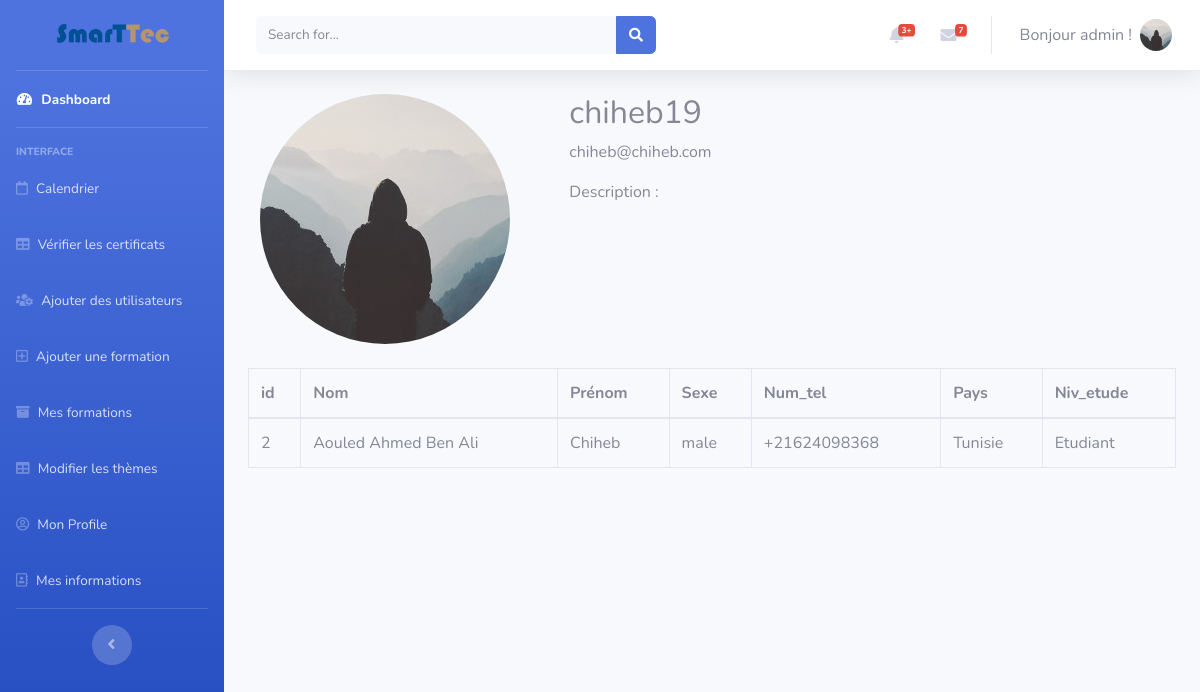
Page /profile/2 (signed in) on the committed database.
### flaskblog/models.py (models this page shows, shortened)
class User(db.Model, UserMixin):
    id = db.Column(db.Integer, primary_key=True)
    username = db.Column(db.String(20), unique=True, nullable=False)
    email = db.Column(db.String(120), unique=True, nullable=False)
    image_file = db.Column(db.String(20), nullable=False,
                           default='default.jpg')
    password = db.Column(db.String(60), nullable=False)
    acc_rights = db.Column(db.Integer, default=2)
    posts = db.relationship('Post', backref='author', lazy=True)
    subscriptions = db.relationship(
        'Subscription', backref='subscribed', lazy=True)
    infos = db.relationship(
        'Userinfo', backref='currentuser', lazy=True)

class Userinfo(db.Model):
    id = db.Column(db.Integer, primary_key=True)
    Nom = db.Column(db.String(30), nullable=True)
    Prenom = db.Column(db.String(30), nullable=True)
    Sexe = db.Column(db.String(20), nullable=True)
    Num_tel = db.Column(db.String(20), nullable=True)
    Pays = db.Column(db.String(20), nullable=True)
    Niv_etude = db.Column(db.String(20), nullable=True)
    user_id = db.Column(db.Integer, db.ForeignKey(
        'user.id'), nullable=False)

### flaskblog/users/routes.py (the view)
@ users.route("/profile/<int:user_id>", methods=['GET', 'POST'])
@ login_required
def profile(user_id):
    user = User.query.get(user_id)
    if(len(user.infos)):
        userinfo = user.infos[0]
    else:
        userinfo = None
    return render_template('profile.html', user=user, userinfo=userinfo)

### flaskblog/models.py (called while the page is built)
@login_manager.user_loader
def load_user(user_id):
    return User.query.get(int(user_id))

### flaskblog/templates/startbootstrap-sb-admin-2-gh-pages/profile.html (shortened to what this page needs)
{% extends "base.html" %} {% block content %}
<div id="wrapper">
  {% include 'Sidebar.html' %}
  <div id="content-wrapper" class="d-flex flex-column">
    <div id="content">
      {% include 'Topbar.html' %}
      <div class="container-fluid">
        <div class="content-section">
          <div class="media">
            <div class="col-4">
              <img
                class="rounded-circle account-img"
                src="{{url_for('static',filename='profile_pics/'+user.image_file) }}"
              />
            </div>
            <div class="media-body center col-8">
              <h2 class="account-heading">{{ user.username }}</h2>
              <p class="text-secondary">{{ user.email }}</p>
              <p>Description : <br /></p>
            </div>
          </div>
        {% if userinfo %}
            <table class="table table-bordered" width="100%" cellspacing="0">
              <thead>
                <tr>
                  <th>id</th>
                  <th>Nom</th>
                  <th>Prénom</th>
                  <th>Sexe</th>
                  <th>Num_tel</th>
                  <th>Pays</th>
                  <th>Niv_etude</th>
                </tr>
              </thead>
              <tbody>
                <tr>
                  <td>{{user.id}}</td>
                  <td>{{userinfo.Nom}}</td>
                  <td>{{userinfo.Prenom}}</td>
                  <td>{{userinfo.Sexe}}</td>
                  <td>{{userinfo.Num_tel}}</td>
                  <td>{{userinfo.Pays}}</td>
                  <td>{{userinfo.Niv_etude}}</td>
                </tr>
              </tbody>
            </table>
        {% endif %}
        </div>
      </div>
    </div>
  </div>
</div>
{% endblock %}

### flaskblog/templates/startbootstrap-sb-admin-2-gh-pages/base.html (shortened to what this page needs)
<!DOCTYPE html>
<html lang="en">
  <head>
    <link
      href="{{url_for('static',filename='vendor/fontawesome-free/css/all.min.css')}}"
      rel="stylesheet"
      type="text/css"
    />
    <link
      href="{{url_for('static',filename='vendor/fullcalendar/main.css')}}"
      rel="stylesheet"
    />
    <link
      href="{{url_for('static',filename='css/sb-admin-2.min.css')}}"
      rel="stylesheet"
    />
    <link
      href="{{url_for('static',filename='css/fedora.css')}}"
      rel="stylesheet"
    />
    <link
      href="{{url_for('static',filename='css/extra.css')}}"
      rel="stylesheet"
    />
    <link
      href="{{url_for('static',filename='scss/calendar.scss')}}"
      rel="stylesheet"
    />
  </head>
  <body id="page-top">
    {%block content %}{% endblock %} {% include 'modals/flashes_modal.html' %}
  </body>
</html>

### flaskblog/templates/startbootstrap-sb-admin-2-gh-pages/Sidebar.html
<div id="wrapper">
  <ul
    class="navbar-nav bg-gradient-primary sidebar sidebar-dark accordion"
    id="accordionSidebar"
  >
    <a
      class="sidebar-brand d-flex align-items-center justify-content-center"
      href="/"
    >
      <img
        src="{{url_for('static',filename='img/SMARTTEC-Logo.png')}}"
        style="max-width: 100%; max-height: 100%"
      />
    </a>
    <hr class="sidebar-divider my-0" />
    <li class="nav-item active">
      <a class="nav-link" href="/home">
        <i class="fas fa-fw fa-tachometer-alt"></i>
        <span>Dashboard</span></a
      >
    </li>
    <hr class="sidebar-divider" />
    <div class="sidebar-heading">Interface</div>
    <li class="nav-item">
      <a class="nav-link" href="/calendar">
        <i class="far fa-calendar"></i>
        <span>Calendrier</span></a
      >
    </li>
    <li class="nav-item">
      <a class="nav-link" href="/search">
        <i class="fas fa-table"></i>
        <span>Vérifier les certificats</span></a
      >
    </li>
    {%if current_user.is_authenticated %} {% if current_user.acc_rights==2 %}
    <li class="nav-item">
      <a class="nav-link" href="/">
        <i class="fas fa-shopping-cart"></i>
        <span>Trouver une Formation</span></a
      >
    </li>
    <li class="nav-item">
      <a class="nav-link" href="/mesformations">
        <i class="fas fa-shopping-basket"></i>
        <span>Mes Formations</span></a
      >
    </li>
    {% elif current_user.acc_rights==0 %}
    <li class="nav-item">
      <a class="nav-link" href="/add_users">
        <i class="fas fa-users-cog"></i>
        <span>Ajouter des utilisateurs</span></a
      >
    </li>
    {% endif %} {% if current_user.acc_rights!=2 %}
    <li class="nav-item">
      <a class="nav-link" href="/post/new">
        <i class="far fa-plus-square"></i>
        <span>Ajouter une formation</span></a
      >
    </li>
    <li class="nav-item">
      <a class="nav-link" href="/formations">
        <i class="fas fa-archive"></i>
        <span>Mes formations</span></a
      >
    </li>
    <li class="nav-item">
      <a class="nav-link" href="/theme/new">
        <i class="fas fa-table"></i>
        <span>Modifier les thèmes</span></a
      >
    </li>
    {% endif %}
    <li class="nav-item">
      <a class="nav-link" href="/account">
        <i class="far fa-user-circle"></i>
        <span>Mon Profile</span></a
      >
    </li>
    <li class="nav-item">
      <a class="nav-link" href="/infos">
        <i class="far fa-address-book"></i>
        <span>Mes informations</span></a
      >
    </li>
    {% endif %}
    <hr class="sidebar-divider" />
    <div class="text-center d-none d-md-inline">
      <button class="rounded-circle border-0" id="sidebarToggle"></button>
    </div>
  </ul>
</div>

### flaskblog/templates/startbootstrap-sb-admin-2-gh-pages/Topbar.html (shortened to what this page needs)
<nav
  class="navbar navbar-expand navbar-light bg-white topbar mb-4 static-top shadow"
>
  <form
    class="d-none d-sm-inline-block form-inline mr-auto ml-md-3 my-2 my-md-0 mw-100 navbar-search"
  >
    <div class="input-group">
      <input
        type="text"
        class="form-control bg-light border-0 small"
        placeholder="Search for..."
        aria-label="Search"
        aria-describedby="basic-addon2"
      />
      <div class="input-group-append">
        <button class="btn btn-primary" type="button">
          <i class="fas fa-search fa-sm"></i>
        </button>
      </div>
    </div>
  </form>
  <ul class="navbar-nav ml-auto">
    {% if current_user.username %}
    <li class="nav-item dropdown no-arrow mx-1">
      <a
        class="nav-link dropdown-toggle"
        href="#"
        id="alertsDropdown"
        role="button"
        data-toggle="dropdown"
        aria-haspopup="true"
        aria-expanded="false"
      >
        <i class="fas fa-bell fa-fw"></i>
        <span class="badge badge-danger badge-counter">3+</span>
      </a>
    </li>
    <li class="nav-item dropdown no-arrow mx-1">
      <a
        class="nav-link dropdown-toggle"
        href="#"
        id="messagesDropdown"
        role="button"
        data-toggle="dropdown"
        aria-haspopup="true"
        aria-expanded="false"
      >
        <i class="fas fa-envelope fa-fw"></i>
        <span class="badge badge-danger badge-counter">7</span>
      </a>
    </li>
    <li class="nav-item dropdown no-arrow">
      <a
        class="nav-link dropdown-toggle"
        href="#"
        id="userDropdown"
        role="button"
        data-toggle="dropdown"
        aria-haspopup="true"
        aria-expanded="false"
      >
        <span class="mr-2 d-none d-lg-inline text-gray-600 large"
          >Bonjour {{current_user.username}} !</span
        >
        <img
          class="img-profile rounded-circle"
          src="{{url_for('static',filename='profile_pics/' +current_user.image_file)}}"
        />
      </a>
    </li>
    {%endif%}
  </ul>
</nav>

### flaskblog/static/css/extra.css (style rules this page uses)
:root { --input-padding-x: 1.5rem; --input-padding-y: 0.75rem; }

### rows in the picture
User: username "admin", image_file (placeholder picture)
User: image_file (placeholder picture), username "chiheb19", email "chiheb@chiheb.com", id "2"
Userinfo: Nom "Aouled Ahmed Ben Ali", Prenom "Chiheb", Sexe "male", Num_tel "+21624098368", Pays "Tunisie", Niv_etude "Etudiant"
